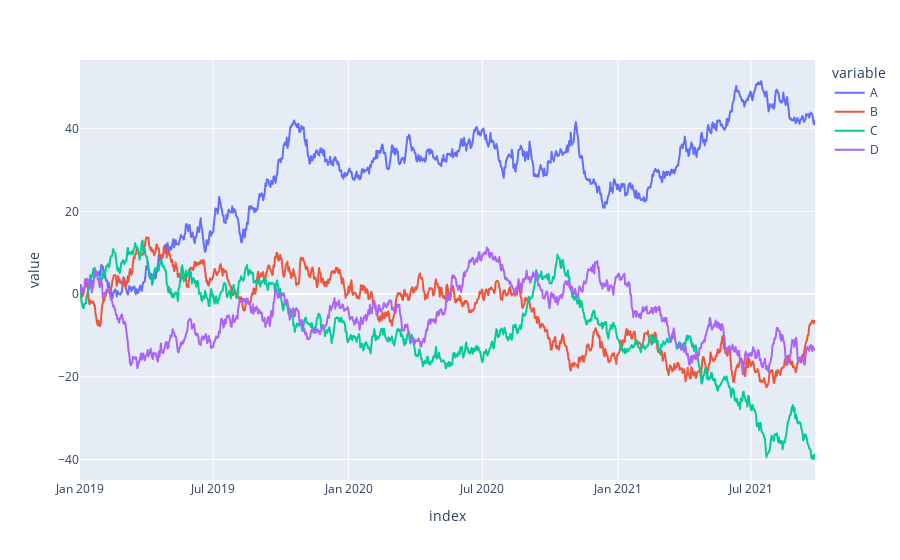

The notebook cell this image was saved under:
### Code cell
df1 = pd.DataFrame(np.random.randn(1000,4), index=df.index, columns=list('ABCD'))
df1 = df1.cumsum()
fig = px.line(df1)
fig.show()

### Figure 1 — Plotly figure (JSON) as saved in the notebook; plotly's stock layout.template omitted (floating-point values rounded to 4 significant figures; data arrays with more than 128 entries replaced by an {"elided": "..."} marker saying what was removed)
{"data": [{"hovertemplate": "variable=A<br>index=%{x}<br>value=%{y}<extra></extra>", "legendgroup": "A", "line": {"color": "#636efa", "dash": "solid"}, "marker": {"symbol": "circle"}, "mode": "lines", "name": "A", "showlegend": true, "type": "scattergl", "x": {"elided": "1000 str values"}, "xaxis": "x", "y": {"elided": "1000 float values"}, "yaxis": "y"}, {"hovertemplate": "variable=B<br>index=%{x}<br>value=%{y}<extra></extra>", "legendgroup": "B", "line": {"color": "#EF553B", "dash": "solid"}, "marker": {"symbol": "circle"}, "mode": "lines", "name": "B", "showlegend": true, "type": "scattergl", "x": {"elided": "1000 str values"}, "xaxis": "x", "y": {"elided": "1000 float values"}, "yaxis": "y"}, {"hovertemplate": "variable=C<br>index=%{x}<br>value=%{y}<extra></extra>", "legendgroup": "C", "line": {"color": "#00cc96", "dash": "solid"}, "marker": {"symbol": "circle"}, "mode": "lines", "name": "C", "showlegend": true, "type": "scattergl", "x": {"elided": "1000 str values"}, "xaxis": "x", "y": {"elided": "1000 float values"}, "yaxis": "y"}, {"hovertemplate": "variable=D<br>index=%{x}<br>value=%{y}<extra></extra>", "legendgroup": "D", "line": {"color": "#ab63fa", "dash": "solid"}, "marker": {"symbol": "circle"}, "mode": "lines", "name": "D", "showlegend": true, "type": "scattergl", "x": {"elided": "1000 str values"}, "xaxis": "x", "y": {"elided": "1000 float values"}, "yaxis": "y"}], "layout": {"autosize": true, "legend": {"title": {"text": "variable"}, "tracegroupgap": 0}, "margin": {"t": 60}, "xaxis": {"anchor": "y", "autorange": true, "domain": [0, 1], "range": ["2019-01-01", "2021-09-26"], "title": {"text": "index"}, "type": "date"}, "yaxis": {"anchor": "x", "autorange": true, "domain": [0, 1], "range": [-44.93, 56.57], "title": {"text": "value"}, "type": "linear"}}}
